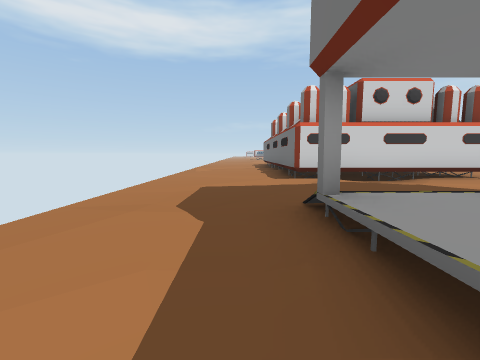
View 1 (above)

16 first-person views from a walk through a 3-D level made in the Unity game engine. The camera is 1.3 m above the floor, tilts 6° down and sees 90° across. The floor is counted in squares, 2 m on a side. Each view is taken from the middle of a square. On the plan, view 1 faces up. The plan holds only what a view shows up to about 9 squares ahead; the rest is blank. The place goes on beyond the plan. The player character is not drawn.

View 2
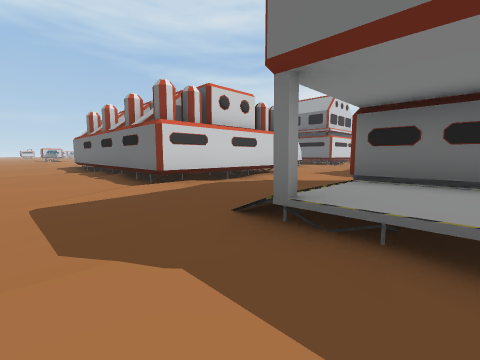

View 3
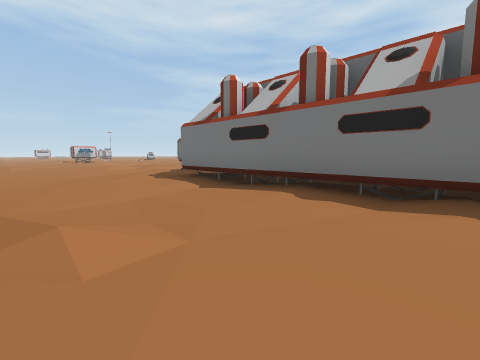

View 4
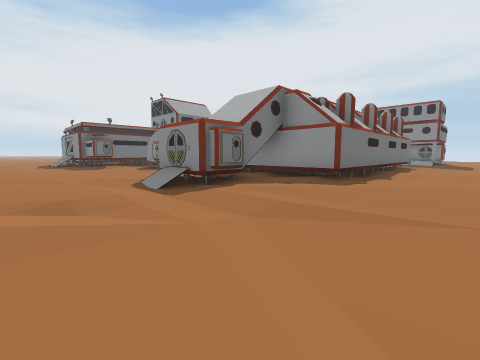

View 5
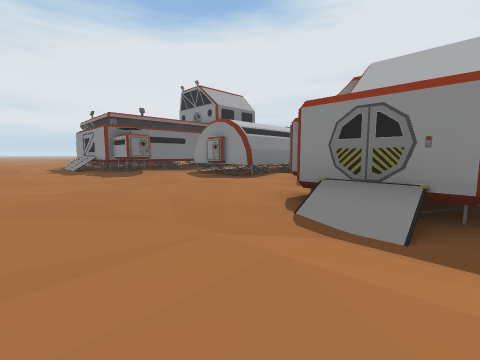

View 6
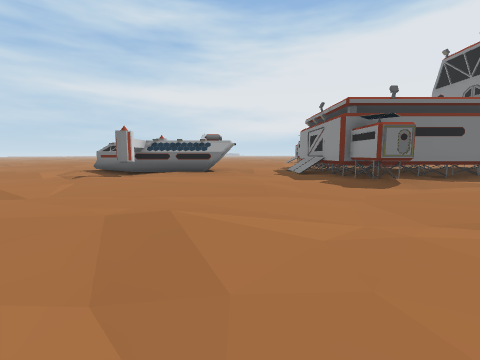

View 7
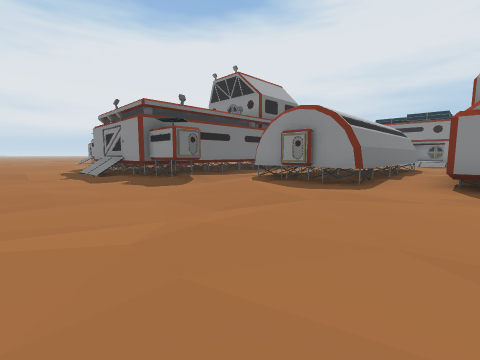

View 8
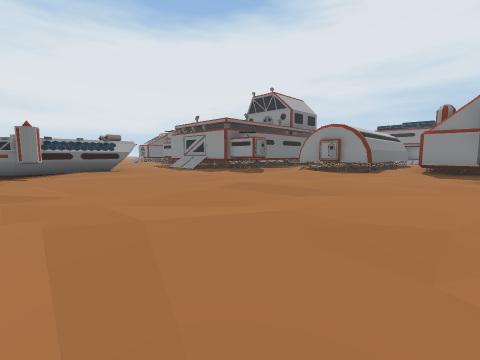

View 9
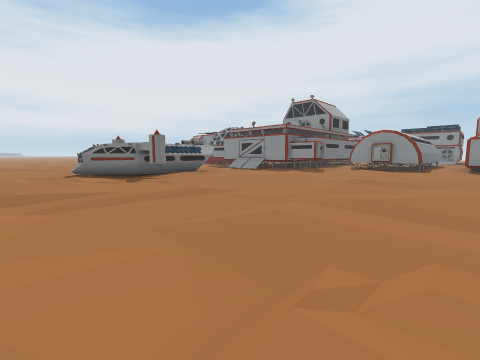

View 10
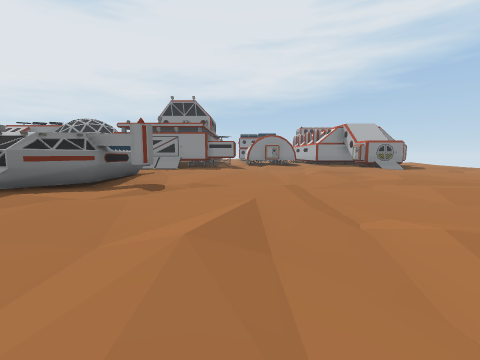

View 11
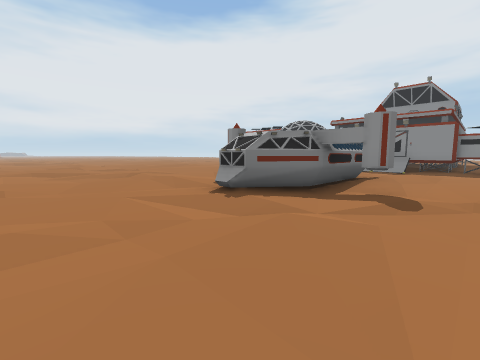

View 12
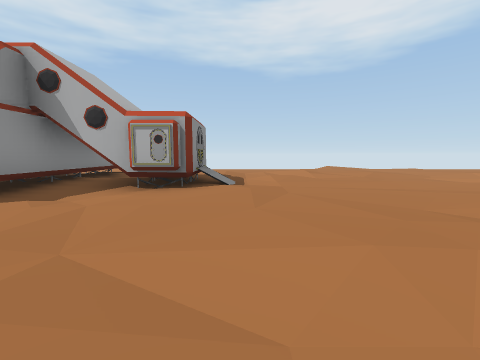

View 13
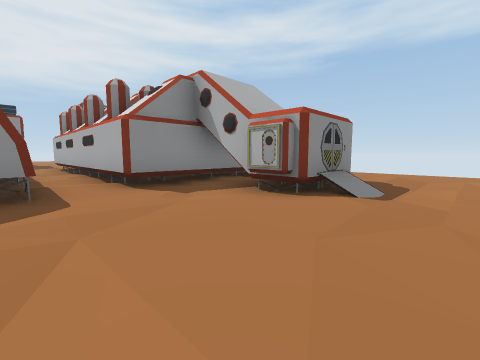

View 14
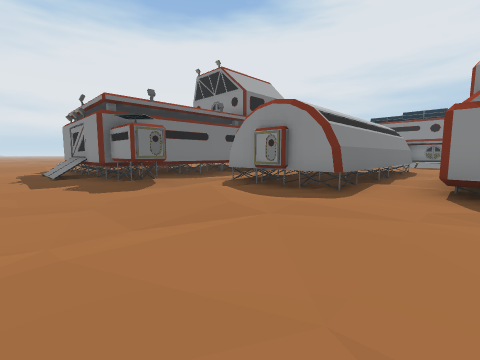

View 15
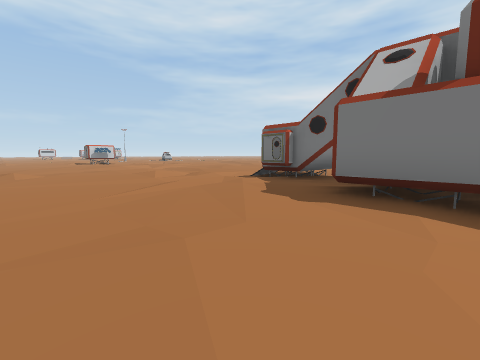

View 16
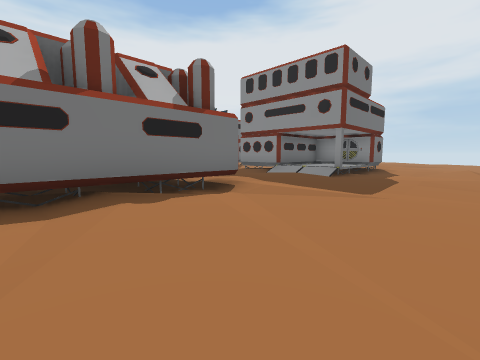

### Floor plan
Key: @ floor where view 1 was taken; # wall or solid block; . main floor; : floor 0.25 m higher than the main floor; + floor 0.5 m higher than the main floor; / step, stairs or slope; ^ raised ledge.
Columns run from 2 left of view 1 to 23 right of it. Each row starts with its distance up from view 1.
 28              .
 27            ://.:....:./:/:
 26         /::/./.:::...././:
 25         :.../:.//:.:///.
 24 ...::   ::/./.../#.//:/:
 23 ...../ .../././:## ./..
 22  .../...::....:.#   /..
 21 /..:/...:.:...:.#
 20 ..../.:.../..::/##
 19 ...//.:..::..:::/.:
 18 .....:...:/....../.:
 17 ...././::./....:///.
 16 ....:###:./://######
 15 ...::###.::/./#^
 14 ...::##:..###:.^^
 13 ...:#####:###..^^
 12 ....#   #.# #./^^
 11 /...#   #:###.  ^
 10 /..:#   #.#
  9 ....#   #.#
  8 .../#   #:#
  7 ....#   #:
  6 .../#####
  5 ....:..::.
  4 ...::::..:
  3 ...::/::
  2 ...#+##
  1 ...++#
  0 /.@###
 -1 /..#

Where each view was taken, in squares from view 1:
view 1: 0 up, 0 right, facing up
view 2: 1 up, 1 left, facing up-right
view 3: 8 up, 2 left, facing up-right
view 4: 19 up, 1 left, facing down-right
view 5: 19 up, 3 right, facing down-right
view 6: 19 up, 6 right, facing right
view 7: 19 up, 6 right, facing down-right
view 8: 23 up, 5 right, facing down-right
view 9: 26 up, 6 right, facing down-right
view 10: 28 up, 11 right, facing down
view 11: 27 up, 12 right, facing down-right
view 12: 17 up, 9 right, facing left
view 13: 18 up, 8 right, facing down-left
view 14: 18 up, 6 right, facing down-right
view 15: 12 up, 2 left, facing up-right
view 16: 9 up, 2 left, facing down-right
